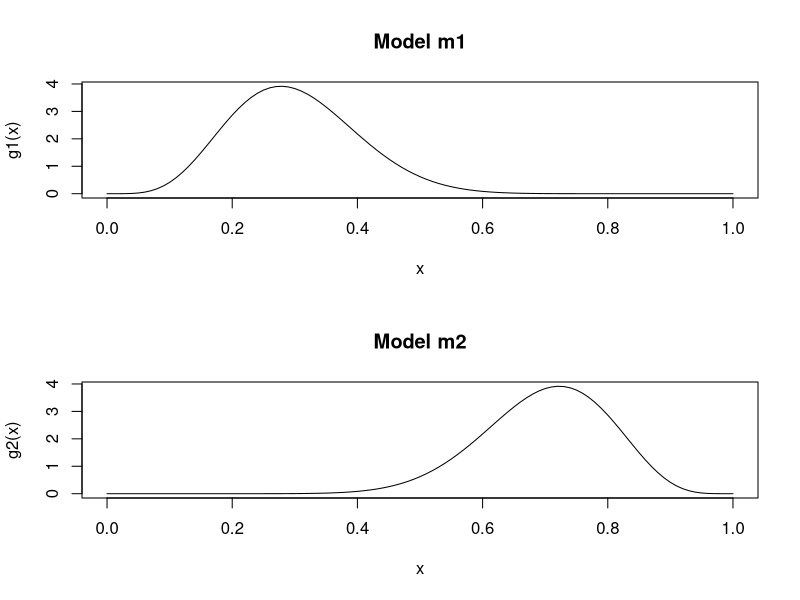
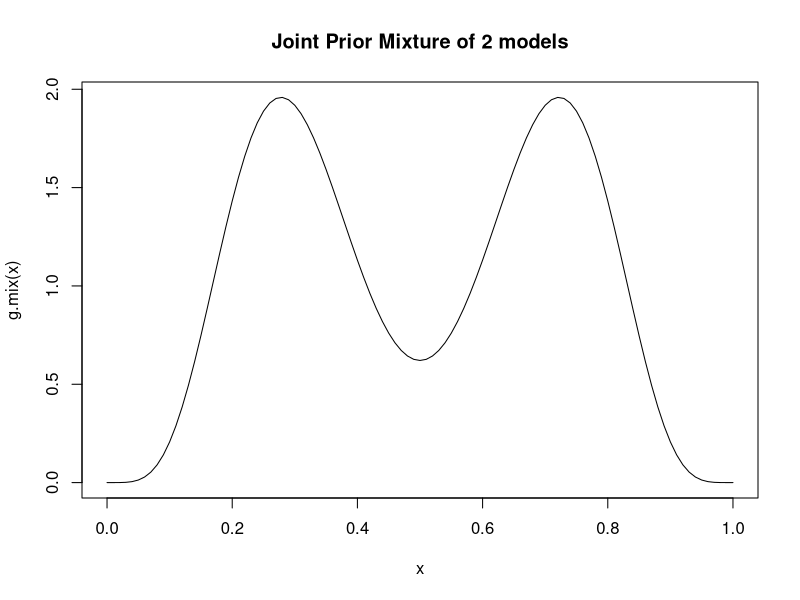
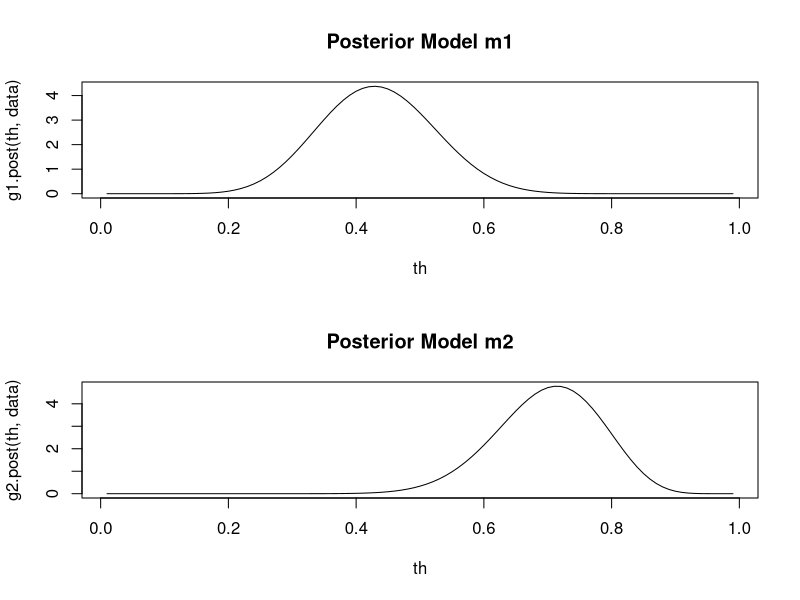
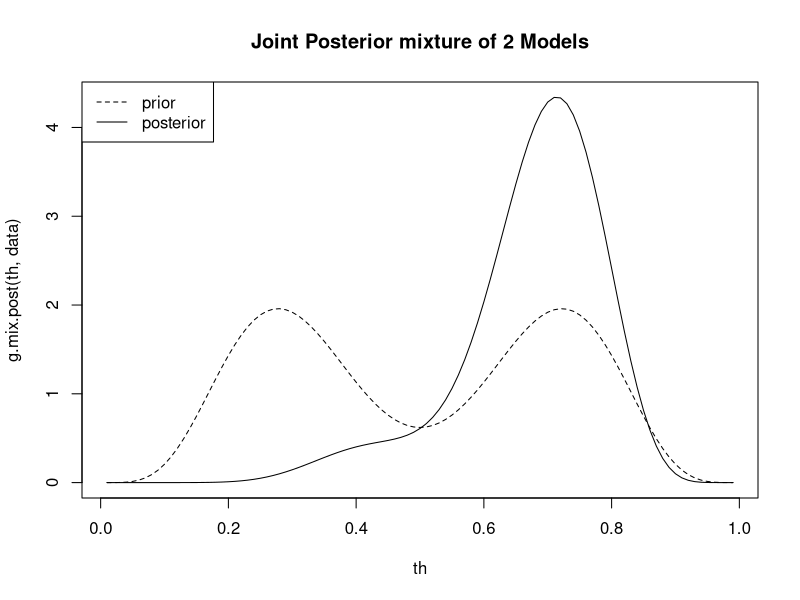
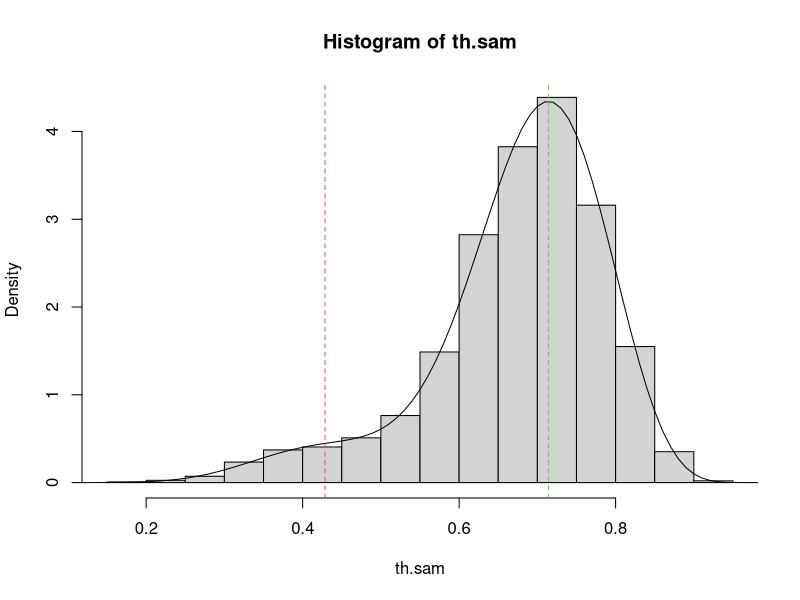

The R source for these figures, in order:
# File: betaMixtureCoinBias.R
# Auth: Umar Niazi,
# Date: 18/4/2017
# Desc:

### define two models that explain the data
## model m1
## it is a beta distribution with a weight on the left side
g1 = function(theta) dbeta(theta, 6, 14)

## model m2
## it is a beta distribution with a weight on the right side
g2 = function(theta) dbeta(theta, 14, 6)

## define an array that represents number of models in our parameter space
## each index has a prior weight/probability of being selected
## this can be thought of coming from a categorical distribution 
mix.prior = c(50, 50)
mix.prior = mix.prior/sum(mix.prior)

## define a joint prior space for these 2 models
## (mix.prior[1] AND g1) OR (mix.prior[2] AND g2)
g.mix = function(theta) mix.prior[1]*g1(theta) + mix.prior[2]*g2(theta)

## some plots to look at the shapes of the priors
p.old = par(mfrow=c(2,1))
curve(g1, 0, 1, main='Model m1')
curve(g2, 0, 1, main='Model m2')
par(p.old)
curve(g.mix, 0, 1, main='Joint Prior Mixture of 2 models')

## we flip a coin, perform a binary experiment 
## our prior beliefs are that the experiment tends to follow two extreme models
## we will either see more 1s or more 0s, depending on which model (m1 or m2) is 
## more representative of the data
data = c(success=7, fail=3)

## the posterior is proportional to Likelihood * Prior
## P(Data | Theta, Model) X P(Theta, Model)

## define the Likelihood function, both models share the same likelihood functional form
lik = function(data, theta) dbinom(data['success'], sum(data), theta)

## since this is a conjugate analysis, as prior is beta distributed and likelihood is binomial
## the posterior can be derived analytically 
## using a similar analogy as before when describing priors for each model
## we can define a posterior for each of the 2 models
g1.post = function(theta, data) dbeta(theta, 6+data['success'], 14+data['fail'])
g2.post = function(theta, data) dbeta(theta, 14+data['success'], 6+data['fail'])

## however in order to calculate a mixture probability, i.e. what is the probabilty
## each model m1 or m2 being selected from the categorical distribution after we 
## see the data i.e. posterior for m1 and m2
## integrate across the theta parameter for the selected model
## see page P-266-268 Equations 10.1 to 10.3, Doing Bayesian Data Analysis [REF]
## P(Data, Model[1]) = P(Data, Model[1])
## P(Model[1] | Data) X P(Data) = P(Data | Model[1]) X P(Model[1])
## P(Model[1] | Data) = P(Data | Model[1]) X P(Model[1]) / P(Data)
## where P(Data) can be expanded using summation across all models
## P(Data) = Sum for each Model P(Data, Model[i])
## P(Data) = Sum for each Model P(Data | Model[i]) X P(Model[i])

## we need to calculate a few things
## P(Data | Model[i])
## this is the prior predictive probability for the data given the selected model
## P(Data, Theta) = P(Data | Theta) X P(Theta)
## P(Data) = P(Data | Theta) X P(Theta) / P(Theta | Data)
## Prior predictive probability for Data = Likelihood X Prior / Posterior
## for model 1
data.prior.g1 = function(data, theta){
  ret = lik(data, theta) * g1(theta) / g1.post(theta, data)
  return(ret)
}
## for model 2
data.prior.g2 = function(data, theta){
  ret = lik(data, theta) * g2(theta) / g2.post(theta, data)
  return(ret)
}

## P(Data | Model) for each model should be the same for any value of theta
## you can use that as a sanity check
th = seq(0.01, 0.99, by=0.01)
data.g1 = mean(data.prior.g1(data, th))
data.g2 = mean(data.prior.g2(data, th))
## we have P(Data | Model[1]) - prior predictive probability of data for parameters in model 1
## P(Model[1]) - prior mixture probability for model 1
## P(Data | Model[2]); P(Model[2])
## P(Data) = (P(Data | Model[1]) X P(Model[1])) + (P(Data | Model[2]) X P(Model[2])
## we can calculate the posterior for Model 1
## P(Model[1] | Data) = P(Data | Model[1]) X P(Model[1]) / P(Data)
mix.post = data.g1 * mix.prior[1] / (data.g1 * mix.prior[1] + data.g2 * mix.prior[2])
mix.post = c(mix.post, 1-mix.post)

## (mix.post[1] AND g1.post) OR (mix.post[2] AND g2.post)
g.mix.post = function(theta, data) mix.post[1]*g1.post(theta, data) + mix.post[2]*g2.post(theta, data)

## make some curves to look at the theta
par(mfrow=c(2,1))
# use the grid of thetas to draw the curves
th = seq(0.01, 0.99, by=0.01)
plot(th, g1.post(th, data), type='l', main='Posterior Model m1')
plot(th, g2.post(th, data), type='l', main='Posterior Model m2')
par(p.old)
plot(th, g.mix.post(th, data), type='l', main='Joint Posterior mixture of 2 Models')
lines(th, g.mix(th), lty=2)
legend('topleft', legend = c('prior', 'posterior'), lty=c(2, 1))

## approximate the posterior theta on the grid
p.th = g.mix.post(th, data)
p.th = p.th/sum(p.th)
th.sam = sample(th, 10000, replace = T, prob=p.th)
th.sam = th.sam + runif(10000, 0.01/2 * -1, 0.01/2)
summary(th.sam); sd(th.sam)

## plot the sample histogram and density together
hist(th.sam, prob=T)
lines(th, g.mix.post(th, data))

############################
## try calculating the same parameters using a single function and optimizer
library(LearnBayes)
library(car)
logit.inv = function(p) {exp(p)/(exp(p)+1) }

mylogpost_m1 = function(theta, data){
  ## theta contains parameters we wish to track
  th = logit.inv(theta['theta'])
  suc = data['success']
  fail = data['fail']
  
  # define likelihood function
  lf = function(s, f, t) return(dbinom(s, s+f, t, log=T))
  
  # calculate log posterior
  val = lf(suc, fail, th) + dbeta(th, 6, 14, log = T)
  return(val)
}

mylogpost_m2 = function(theta, data){
  ## theta contains parameters we wish to track
  th = logit.inv(theta['theta'])
  suc = data['success']
  fail = data['fail']
  
  # define likelihood function
  lf = function(s, f, t) return(dbinom(s, s+f, t, log=T))
  
  # calculate log posterior
  val = lf(suc, fail, th) + dbeta(th, 14, 6, log = T) 
  return(val)
}

start = c(theta=logit(0.5))
data = c(success=7, fail=3)

mylogpost_m1(start, data)
mylogpost_m2(start, data)


fit_m1 = laplace(mylogpost_m1, start, data)
fit_m2 = laplace(mylogpost_m2, start, data)

fit_m1
fit_m2

logit.inv(fit_m1$mode)
logit.inv(fit_m2$mode)

abline(v = logit.inv(fit_m1$mode), lty=2, col=2)
abline(v = logit.inv(fit_m2$mode), lty=2, col=3)

exp(fit_m1$int) * mix.prior[1] / (exp(fit_m1$int) * mix.prior[1] + exp(fit_m2$int) * mix.prior[2])
